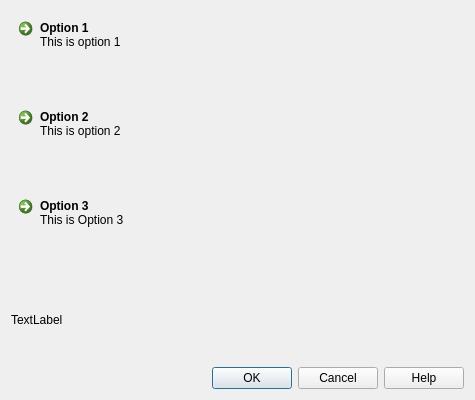
<?xml version="1.0" encoding="UTF-8"?>
<ui version="4.0">
 <class>Dialog</class>
 <widget class="QDialog" name="Dialog">
  <property name="geometry">
   <rect>
    <x>0</x>
    <y>0</y>
    <width>475</width>
    <height>400</height>
   </rect>
  </property>
  <property name="windowTitle">
   <string>Dialog</string>
  </property>
  <layout class="QVBoxLayout" name="verticalLayout">
   <item>
    <widget class="QCommandLinkButton" name="commandLinkButton">
     <property name="text">
      <string>Option 1</string>
     </property>
     <property name="description">
      <string>This is option 1</string>
     </property>
    </widget>
   </item>
   <item>
    <widget class="QCommandLinkButton" name="commandLinkButton_2">
     <property name="text">
      <string>Option 2</string>
     </property>
     <property name="description">
      <string>This is option 2</string>
     </property>
    </widget>
   </item>
   <item>
    <widget class="QCommandLinkButton" name="commandLinkButton_3">
     <property name="text">
      <string>Option 3</string>
     </property>
     <property name="description">
      <string>This is Option 3</string>
     </property>
    </widget>
   </item>
   <item>
    <widget class="QLabel" name="lblSelected">
     <property name="text">
      <string>TextLabel</string>
     </property>
    </widget>
   </item>
   <item>
    <widget class="QDialogButtonBox" name="buttonBox">
     <property name="standardButtons">
      <set>QDialogButtonBox::Cancel|QDialogButtonBox::Help|QDialogButtonBox::Ok</set>
     </property>
     <property name="centerButtons">
      <bool>false</bool>
     </property>
    </widget>
   </item>
  </layout>
 </widget>
 <resources/>
 <connections/>
</ui>
